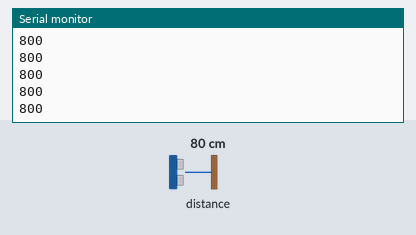
Recording of a sketch running on a simulated Arduino Uno, built with avr-gcc and run on an emulated ATmega328P. On the bench: the last lines printed to the serial monitor. The inputs (shaded band) are chosen by the test bench; at power-on: distance to the obstacle 80 cm.

Above: at 1.2 s.
1.3 s: distance to the obstacle set to 2 cm
At 2.2 s:
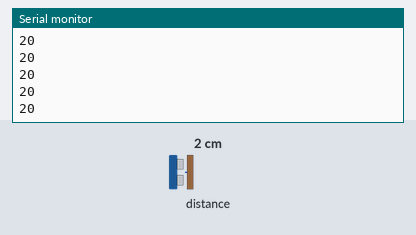
2.8 s: distance to the obstacle set to 4 cm
At 3.8 s:
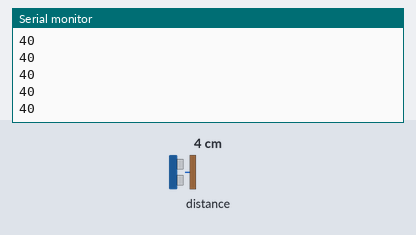
Timing chart, 0 to 5.8 s (numbered marks = the images above; inputs shaded):
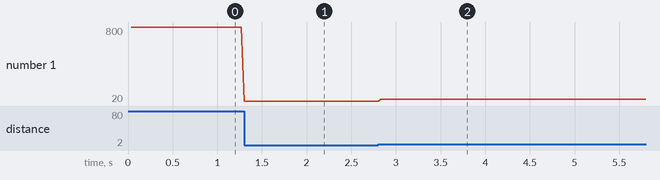

Measured:
- after the input at 1.3 s, the serial monitor: prints a new line at once (image 1)
- after the input at 2.8 s, the serial monitor: prints a new line at once (image 2)
- plotted number 1: 800 → 20 after the input at 1.3 s, 20 → 40 after the input at 2.8 s

The sketch:

sketch_U172.ino
```cpp
// Distanz-Sensor (4..4000mm) mit VL53L1x Chip
// https://docs.m5stack.com/en/unit/Unit-ToF4M
// https://github.com/m5stack/M5Unit-ToF4M

//-------------------------------------------------------------------
#include <VL53L1X.h>

//-------------------------------------------------------------------
VL53L1X sensor;

//-------------------------------------------------------------------
void setup(void)
{
  Serial.begin(115200);

  Wire.begin();

  sensor.setBus(&Wire);
  sensor.setTimeout(500);
  if (sensor.init() == false) {
    while (1) {
      Serial.println("Failed to detect and initialize sensor!");
    }
  }

  // Use long distance mode and allow up to 50000 us (50 ms) for a
  // measurement. You can change these settings to adjust the performance of
  // the sensor, but the minimum timing budget is 20 ms for short distance
  // mode and 33 ms for medium and long distance modes. See the VL53L1X
  // datasheet for more information on range and timing limits.
  sensor.setDistanceMode(VL53L1X::Long);
  sensor.setMeasurementTimingBudget(50000);

  // Start continuous readings at a rate of one measurement every 50 ms (the
  // inter-measurement period). This period should be at least as long as the
  // timing budget.
  sensor.startContinuous(50);
}

//-------------------------------------------------------------------
void loop(void)
{
  Serial.print( sensor.read() );

  if (sensor.timeoutOccurred()) {
    Serial.print(" TIMEOUT");
  }

  Serial.println();

  //delay(100);
}
```
